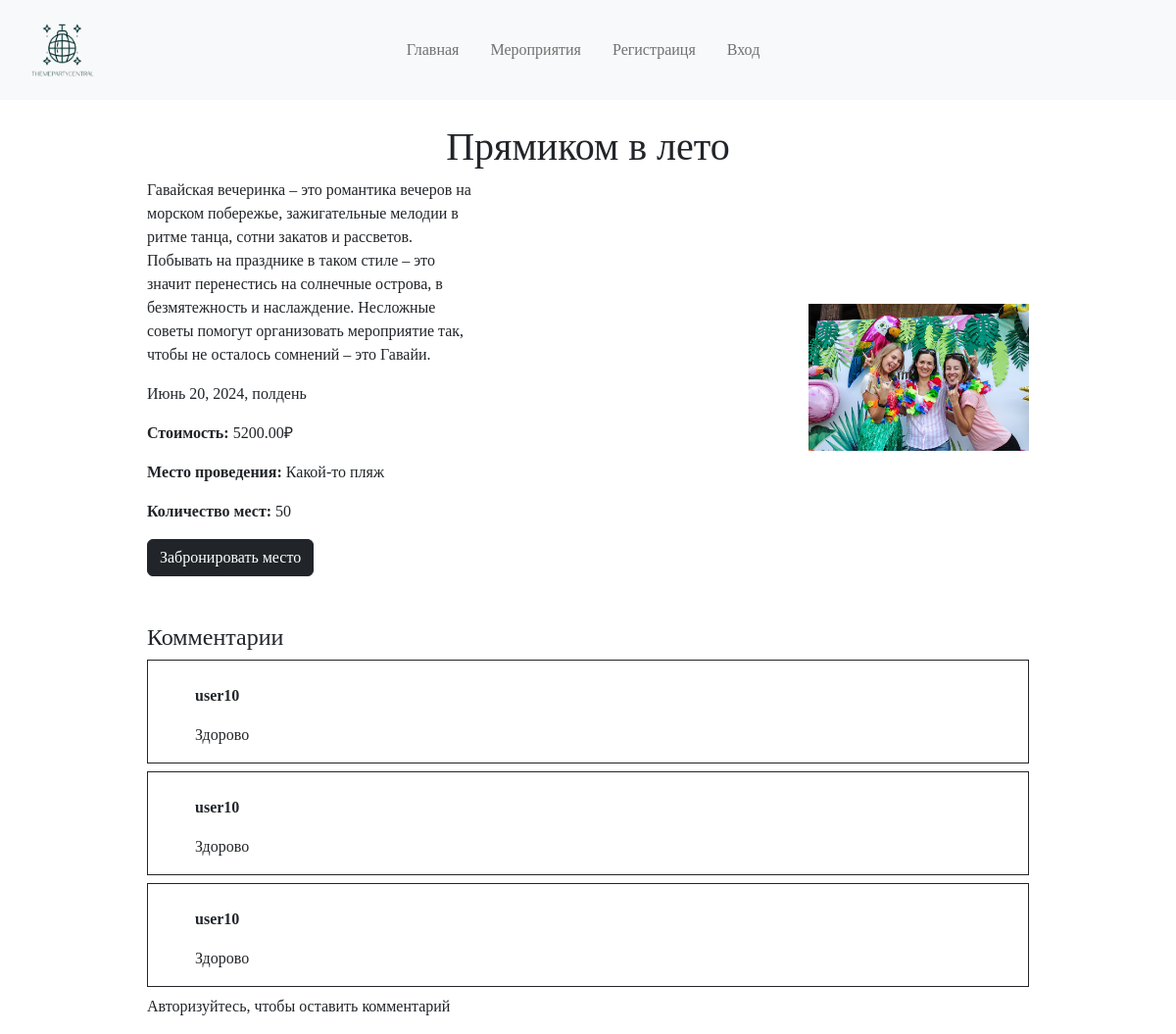
The app's page /events/1/ with its own data.
### events/models.py (models this page shows, shortened)
class Events(models.Model):
    name = models.CharField(max_length=128, verbose_name='Названние')
    description = models.TextField(verbose_name='Описание')
    topic = models.ForeignKey(Topic, on_delete=models.CASCADE, verbose_name='Тематика')
    image = models.ImageField(upload_to="%Y/%m/%d", verbose_name='Изображение')
    video = models.CharField(max_length=128, verbose_name='Видео')
    date = models.DateTimeField(verbose_name='Дата проведения')
    place = models.CharField(max_length=128, verbose_name='Место проведения')
    price = models.DecimalField(max_digits=8, decimal_places=2, verbose_name='Цена')
    seats = models.CharField(max_length=128, verbose_name='Количество мест')
    class Meta:
        verbose_name = 'Мероприятие'
        verbose_name_plural = 'Мероприятия'

class Comment(models.Model):
    event = models.ForeignKey(Events, on_delete=models.CASCADE)
    user = models.ForeignKey(CustomUser, on_delete=models.CASCADE)
    text = models.TextField()
    created_at = models.DateTimeField(auto_now_add=True)

### register/models.py (models this page shows, shortened)
class CustomUser(AbstractUser):
    USER_TYPE_CHOICES = (
        ('P', 'Посетитель'),
        ('O', 'Организатор'),
    )
    name = models.CharField(max_length=128, verbose_name='Имя')
    email = models.EmailField(unique=True)
    account_type = models.CharField(max_length=1, choices=USER_TYPE_CHOICES, default='P', verbose_name='Тип аккаунта')
    email_verified = models.BooleanField(default=False)
    confirmation_code = models.CharField(max_length=20, blank=True, null=True)

### events/views.py (the view)
# urls.py: path('<int:pk>/', event_id_view, name='event_detail'),
def event_id_view(request, pk):
    event = get_object_or_404(Events, pk=pk)
    comments = event.comment_set.all()
    if request.method == 'POST':
        form = CommentForm(request.POST)
        if form.is_valid():
            new_comment = form.save(commit=False)
            new_comment.user = request.user
            new_comment.event = event  # изменено с pk на event
            new_comment.save()
            form = CommentForm()
    else:
        form = CommentForm()
    return render(request, 'evetns/events_detail.html', {'pk': event, 'comments': comments, 'form': form})

### events/templates/evetns/events_detail.html (shortened to what this page needs)
{% extends 'root.html' %}
{% load static %}
{% block content %}
<div class="course-detail d-flex flex-column align-items-center">
    <h1 class="text-center mt-4">{{ pk.name }}</h1>
    <div class="course-detail-block1 w-75 d-flex align-items-center">
        <div class="course-detail-bock1-content d-flex flex-row align-items-center">
            <div class="block1-description">
                <p class="block1-text w-50">{{ pk.description }}</p>
                <p class="block1-text w-50">{{ pk.date }}</p>
                <p class="block1-text w-50"><b>Стоимость: </b>{{ pk.price }}&#8381 </p>
                <p class="block1-text w-50"><b>Место проведения: </b>{{ pk.place }}</p>
                <p class="block1-text w-50"><b>Количество мест: </b>{{ pk.seats }}</p>
                {% if user.is_authenticated %}
                <a href="{% url 'events:book_event' pk.id %}"><button class="btn btn-dark">Забронировать место</button></a>
                {% else %}
                <a href="{% url 'register:login' %}"><button class="btn btn-dark">Забронировать место</button></a>
                {% endif %}
            </div>
            <img src="{{ pk.image.url }}" class="w-25">
        </div>
    </div>
    <div class="mt-5 w-75 d-flex flex-column">
    <h4>Комментарии</h4>
    {% for comment in comments %}
        <div class="border border-dark mb-2">
            <p class="fw-bold ms-5">{{ comment.user }}</p>
            <p class="ms-5">{{ comment.text }}</p>
        </div>
    {% endfor %}
    {% if user.is_authenticated %}
        <form class="comment-form mt-3" method="POST">
            {% csrf_token %}
            <textarea name="comment" class="w-100" placeholder="Оставить комментарий"></textarea>
            <button type="submit" class="btn btn-dark">Отправить</button>
        </form>
    {% else %}
        <p>Авторизуйтесь, чтобы оставить комментарий</p>
    {% endif %}
    </div>
    </div>
{% endblock %}

### static/css/style.css (style rules this page uses)
body { font-family: 'Century Gothic'; }

### records on screen
Events: name "Прямиком в лето", description "Гавайская вечеринка – это романтика вечеров на морском побережье, зажигательные мелодии в ритме танца, сотни закатов и рассветов. Побывать на празднике в таком стиле – это значит перенестись на солнечные острова, в безмятежность и наслаждение. Несложные советы помогут организовать мероприятие так, чтобы не осталось сомнений – это Гавайи.", date "Июнь 20, 2024, полдень", price "5200.00", place "Какой-то пляж", seats "50", image (picture)
Comment: user "user10", text "Здорово"
Comment: user "user10", text "Здорово"
Comment: user "user10", text "Здорово"
